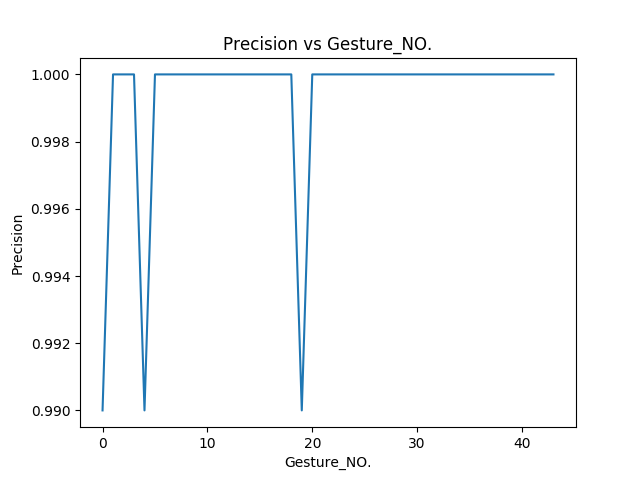

Here is the Python script that generated this plot:
import matplotlib.pyplot as plt 
  
# x axis values 
x = [0,1,2,3,4,5,6,7,8,9,10,11,12,13,14,15,16,17,18,19,20,21,22,23,24,25,26,27,28,29,30,31,32,33,34,35,36,37,38,39,40,41,42,43] 
# corresponding y axis values 
y = [0.99,1,1,1,0.99,1,1,1,1,1,1,1,1,1,1,1,1,1,1,0.99,1,1,1,1,1,1,1,1,1,1,1,1,1,1,1,1,1,1,1,1,1,1,1,1] 
  
# plotting the points  
plt.plot(x, y) 
  
# naming the x axis 
plt.xlabel('Gesture_NO.') 
# naming the y axis 
plt.ylabel('Precision') 
  
# giving a title to my graph 
plt.title('Precision vs Gesture_NO.') 
  
# function to show the plot 
plt.show() 
